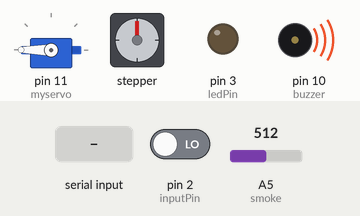
Recording of a sketch running on a simulated Arduino Uno, built with avr-gcc and run on an emulated ATmega328P. On the bench: servo, stepper motor, output pins drawn as LEDs (lit = HIGH), buzzer (waves = sounding). The test bench sets the inputs (shaded band); at power-on: A5 (smoke) = 512, pin 2 (inputPin) LOW. Stepper angles assume 2048 steps per turn.

Above: at 1.2 s.
1.3 s: A5 (smoke) set to 358
7.5 s: A5 (smoke) set to 337
At 9.2 s:
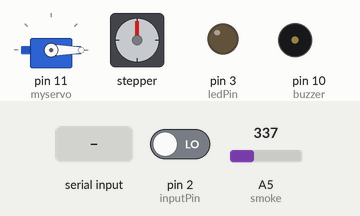
9.5 s: "4" received over the second serial link
At 9.95 s:
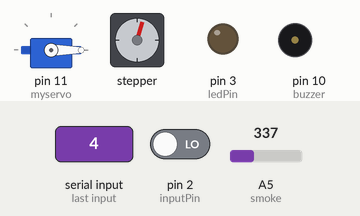
13.0 s: pin 2 (inputPin) driven HIGH
16.5 s: A5 (smoke) set to 360
At 19.1 s:
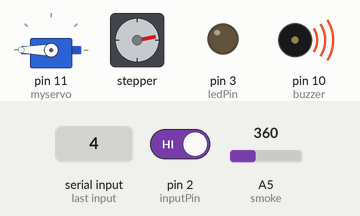
22.9 s: "5" received over the second serial link
At 24.55 s:
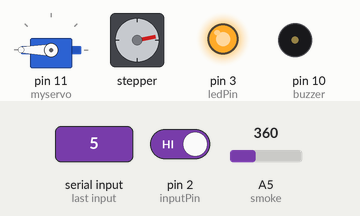
Timing chart, 0 to 30.7 s (numbered marks = the images above; inputs shaded):
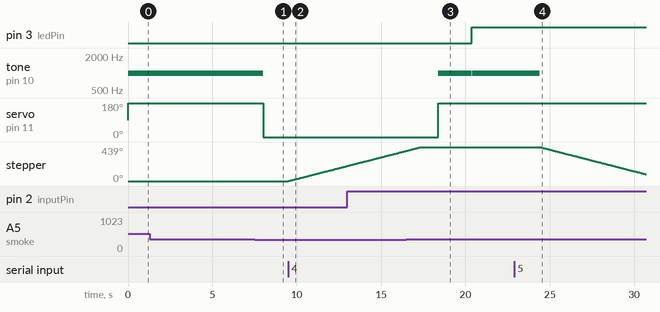

Measured:
- the behaviour switches between 351 and 350 on A5 (smoke) (found by bisection; images 0 and 1)
- after the input at 7.5 s, tone on pin 10 (buzzer): 1000 Hz → silent after 0.53 s; servo on pin 11 (myservo): 180° → 0° after 0.53 s
- after the input at 9.5 s, stepper: keeps turning clockwise at about 56°/s, starting at once
- after the input at 16.5 s, pin 3 (ledPin): LOW → HIGH after 3.9 s instead of 1.9 s; tone on pin 10 (buzzer): silent → 1000 Hz after 1.9 s, → silent 2.0 s later, → 1000 Hz 0.02 s later; servo on pin 11 (myservo): 0° → 180° after 1.9 s
- after the input at 22.9 s, tone on pin 10 (buzzer): 1000 Hz → silent after 1.5 s; stepper: keeps turning counter-clockwise at about 56°/s, starting after 1.5 s

The sketch:

BTandDHT.ino
```cpp
#include <SoftwareSerial.h>
#include "Stepper.h"
#include <Servo.h>

Servo myservo;

// Stepper
const int stepsPerRevolution = 64;
Stepper myStepper(stepsPerRevolution, 4,6,5,7);

SoftwareSerial BT(8, 9);
// BT module TX to D8
// BT module RX to D9
char a; // incoming character from other device
const int bt_lamp = 13;

// Buzzer
const int buzzer = 10;

// Smoke sensor
const int smoke = A5;
int sensorThreshold = 350;

// Motion sensor
int ledPin = 3;
const int inputPin = 2;
int val = 0;
int pirState = LOW;

void setup()
{
  myStepper.setSpeed(300);
  //pinMode(13, OUTPUT);
  pinMode(ledPin, OUTPUT);
  pinMode(inputPin, INPUT);
  myservo.attach(11);
  BT.begin(9600);
  BT.println("Hello from House!");
}

void loop()
{
  int smokeLev = analogRead(smoke);

  if (BT.available())
  {
    a = BT.read();
    if (a=='3')
    {
      digitalWrite(bt_lamp, HIGH);
      BT.println(smokeLev);
    }
    if (a=='4')
    {
      // Open Curtain
      myStepper.step(2500);
      delay(1000);
    }
    if (a=='5')
    {
      // Close curtain
      myStepper.step(-2500);
      delay(1000);
    }
  }
  smoke_Servo_buzzer();
  motion_lamp();
}

void smoke_Servo_buzzer()
{
  int pos = 180;
  int smokeLev = analogRead(smoke);

  if(smokeLev > sensorThreshold){
    BT.write(smokeLev);
    myservo.write(pos);
    for(int a = 0; a<10; a++)
    {
      tone(buzzer, 1000, 200);
      delay(200);
    }
  }
  else
  {
    myservo.write(0);
    noTone(buzzer);
  }
}

void motion_lamp()
{
  val = digitalRead(inputPin);
      if (val == HIGH) {
        digitalWrite(ledPin, HIGH);
        if (pirState == LOW) {
          BT.println("Motion detected!");
          pirState = HIGH;
        }
      } else {
        digitalWrite(ledPin, LOW);
        if (pirState == HIGH){
          BT.println("Motion ended!");
          pirState = LOW;
        }
      }
}
```
